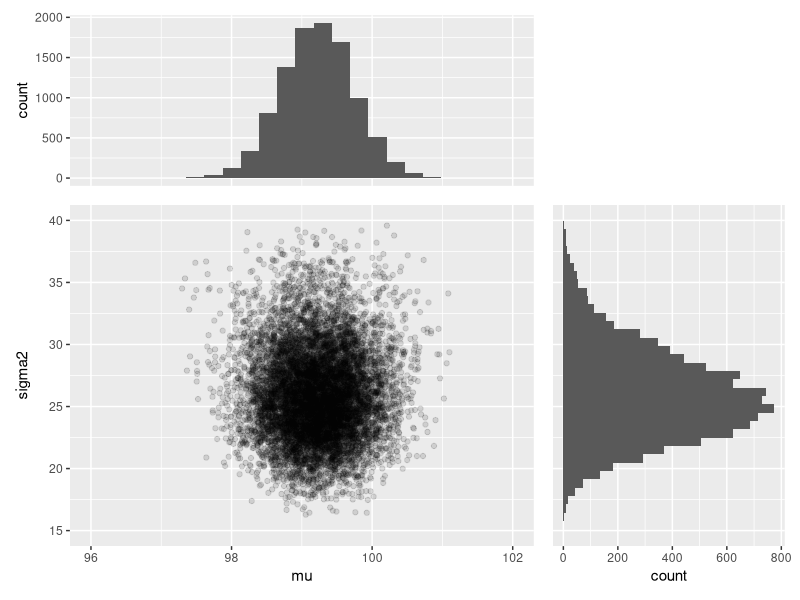

Here is the R script that generated this plot:
## ---- chunk 1
knitr::opts_chunk$set(
  echo = TRUE,
  message = FALSE,
  warning = FALSE,
  # out.width = 800,
  # out.height = 600,
  fig.align = "center",
  dev = "ragg_png"
)
## ---- chunk 2
# hmc(N = 10000, ini = c(168, 49),E = lognorm, D = Dlognorm, L = 100, eps = 0.01)
#対数尤度関数のマイナス`* (-1)`
lognorm <- function(theta) {
  mu <- theta[1]
  sigma2 <- theta[2]
  res <- ((n*log(sigma2)/(-2)) - (sum((x-mu)^2)/(2*sigma2))) * (-1)
  return(res)
}

#対数尤度関数の微分をまとめた関数のマイナス`* (-1)`
Dlognorm <- function(theta) {
  res <- c(dmu(theta), dsigma2(theta)) * (-1)
  return(res)
}

#対数尤度関数の微分(mu)
dmu <- function(theta) {
  mu <- theta[1]
  sigma2 <- theta[2]
  res <- sum(x - mu) / sigma2
  return(res)
}

#対数尤度関数の微分(sigma2)
dsigma2 <- function(theta) {
  mu <- theta[1]
  sigma2 <- theta[2]
  res <- (-1*n) / (2*sigma2) + sum((x - mu)^2) / (2*sigma2*sigma2)
  return(res)
}
## ---- chunk 3
# hmc(N = 10000, ini = c(168, 49),E = lognorm, D = Dlognorm, L = 100, eps = 0.01)
# leapfrog(r[i-1,], z[i-1,], D = D, eps = eps, L = L) 
# p: 運動量
# q: 座標
# D: 運動量の勾配関数
# eps: ステップの幅
# L: 遷移回数
# lf: leapfrog
leapfrog <- function(p, q, D, L, eps) {
  
  lf_step <- function(p, q, eps){
    p_new <- p  - eps * D(q) * 0.5
    q_new <- q  + eps * p_new
    p_new <- p_new - eps * D(q_new) * 0.5
    list(p = p_new, q = q_new) 
  }
  
  lf_result <- list(p = p, q = q)
  
  for(i in 1:L) {
    lf_result <- lf_step(p = lf_result$p, q = lf_result$q, eps = eps)
  }
  return(lf_result)
}
## ---- chunk 4
# N: サンプリング数
# init: 母数ベクトルの初期値
# E: 対数尤度関数のマイナス
# D: 対数尤度関数の微分のマイナス
# eps: ステップの幅
# L: 遷移回数
hmc <- function(N, init, E, D, L = 100, eps = 0.01){
  
  # ハミルトニアン
  # E: 座標ベクトルから位置エネルギーを算出する関数(hmcのEと同じ)
  Hamiltonian <- function(p, q, E) {
    # sum(p^2)/2: 運動エネルギー, E(q): 位置エネルギー
    sum(p^2)/2 + E(q) 
  }
  
  # 初期化
  # 母数ベクトルの次元d、母数ベクトルq、運動量ベクトルp
  d <- length(init) 
  q <- matrix(0, N, d) 
  p <- matrix(0, N, d) 
  q[1, ] <- init
  count <- 1 
  
  for(i in 2:N) { 
    # 運動量pは独立な標準正規乱数
    p[i-1, ] <- rnorm(d)
    
    # ハミルトニアン(移動前)
    hamiltonian <- Hamiltonian(p = p[i-1,], q = q[i-1,], E = E)
    # リープフロッグ法で遷移
    lf_result <- leapfrog(p = p[i-1,], q = q[i-1,], D = D, L = L, eps = eps) 
    # 運動量pと座標q`(移動後)
    p_new <- lf_result$p 
    q_new <- lf_result$q 
    # ハミルトニアン(移動後)
    hamiltonian_new <- Hamiltonian(p = p_new, q = q_new, E = E) 
    
    # 移動前後のハミルトニアンを比較
    if (runif(1) < exp(hamiltonian - hamiltonian_new)) {
      q[i, ] <- q_new
      count <- count + 1
    } else {
      q[i, ] <- q[i-1, ] 
    }
  } 
  result <- list(q = q, p = p, accept = count/N)
  return(result)
}
## ---- chunk 5
# データ mu = 99.21619, sigma2 = 25.22075
set.seed(1234)
n <- 100
x <- rnorm(n, mean = 100, sd = sqrt(25))
summary(x)
## ---- chunk 6
#ハミルトニアンモンテカルロ法
fit <- hmc(N = 10000, init = c(110,49), E = lognorm, D = Dlognorm)
data <- data.frame('mu' = fit$q[ ,1], 'sigma2' = fit$q[ ,2])
summary(data)
## ---- chunk 7
library(ggplot2)
library(patchwork)
xy <- ggplot(data, aes(mu, sigma2)) + geom_point(alpha = 1/8)
x  <- ggplot(data, aes(mu)) + geom_histogram(bins = 50)
y  <- ggplot(data, aes(sigma2)) + geom_histogram(bins = 50) + coord_flip()
# (x | plot_spacer()) / (xy | y)

theme_marginal_x <- theme(axis.title.x = element_blank(), 
                          axis.text.x = element_blank(),
                          axis.ticks.x = element_blank())
theme_marginal_y <- theme(axis.title.y = element_blank(), 
                          axis.text.y = element_blank(), 
                          axis.ticks.y = element_blank())

wrap_plots(
  x + coord_cartesian(xlim = c(96, 102)) + theme_marginal_x, 
  plot_spacer(),
  xy + coord_cartesian(xlim = c(96, 102), ylim = c(15, 40)), 
  y + coord_flip(xlim = c(15, 40)) + theme_marginal_y,
  nrow = 2,
  widths = c(1, 0.5),
  heights = c(0.5, 1)
)
